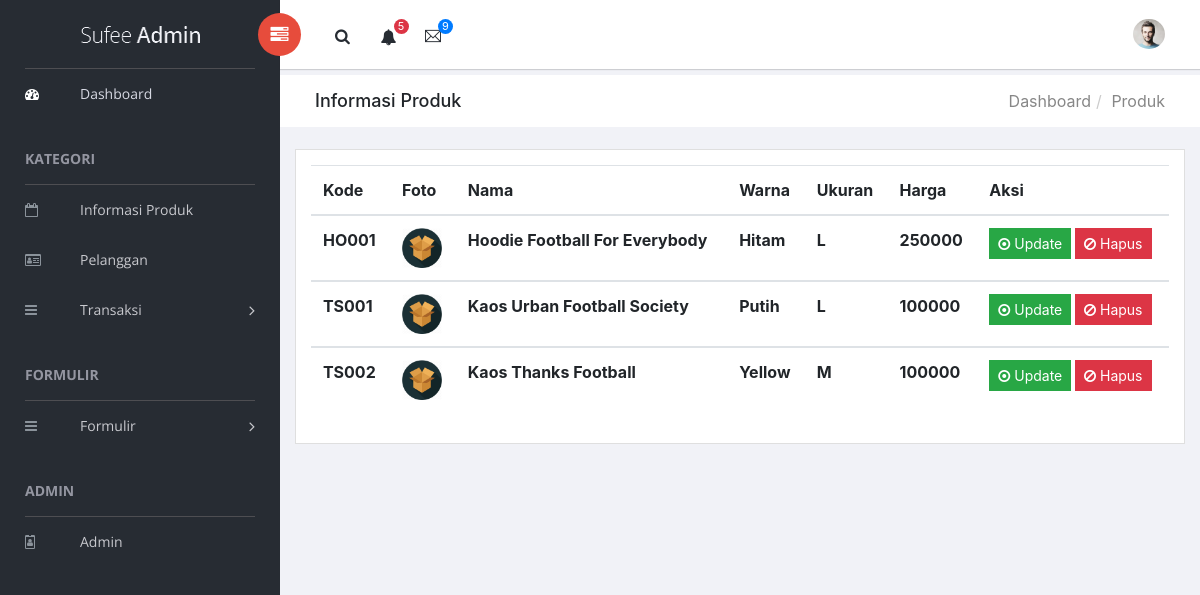
Screenshot of /barang.php with the database file from the repository.
### tables this page shows
CREATE TABLE `barang` (
  `id_barang` char(5) NOT NULL,
  `nama_barang` varchar(30) NOT NULL,
  `warna` varchar(15) NOT NULL,
  `ukuran` varchar(5) NOT NULL,
  `harga_barang` int(11) NOT NULL,
  `foto` varchar(100) NOT NULL DEFAULT 'default.png'
);

### barang.php (the view, shortened to what this page needs)
<?php
    include 'db.php';
?>
<!doctype html>
<html class="no-js" lang="en">
<head>
    <link rel="stylesheet" href="vendors/bootstrap/dist/css/bootstrap.min.css">
    <link rel="stylesheet" href="vendors/font-awesome/css/font-awesome.min.css">
    <link rel="stylesheet" href="vendors/themify-icons/css/themify-icons.css">
    <link rel="stylesheet" href="vendors/flag-icon-css/css/flag-icon.min.css">
    <link rel="stylesheet" href="vendors/selectFX/css/cs-skin-elastic.css">
    <link rel="stylesheet" href="assets/css/style.css">
</head>
<body>
    <aside id="left-panel" class="left-panel">
        <nav class="navbar navbar-expand-sm navbar-default">
            <div class="navbar-header">
                <a class="navbar-brand" href="./"><img src="images/logo.png" alt="Logo"></a>
            </div>
            <div id="main-menu" class="main-menu collapse navbar-collapse">
                <ul class="nav navbar-nav">
                <li class="active">
                        <a href="index.php"> <i class="menu-icon fa fa-dashboard"></i>Dashboard </a>
                    </li>
                    <h3 class="menu-title">Kategori</h3>
                    <li>
                        <a href="barang.php"> <i class="menu-icon fa fa-calendar-o"></i>Informasi Produk</a>
                    </li>
                    <li>
                        <a href="pelanggan.php"> <i class="menu-icon fa fa-id-card-o"></i>Pelanggan</a>
                    </li>
                    <li class="menu-item-has-children dropdown">
                        <a href="#" class="dropdown-toggle" data-toggle="dropdown" aria-haspopup="true" aria-expanded="false"> <i class="menu-icon fa fa-bars"></i>Transaksi</a>
                    </li>
                    <h3 class="menu-title">Formulir</h3>
                    <li class="menu-item-has-children dropdown">
                        <a href="#" class="dropdown-toggle" data-toggle="dropdown" aria-haspopup="true" aria-expanded="false"> <i class="menu-icon fa fa-bars"></i>Formulir</a>
                    </li>
                    <h3 class="menu-title">Admin</h3>
                    <li>
                        <a href="admin.php"><i class="menu-icon fa fa-id-badge"></i>Admin</a>
                    </li>
                </ul>
            </div>
        </nav>
    </aside>
    <div id="right-panel" class="right-panel">
        <header id="header" class="header">
            <div class="header-menu">
                <div class="col-sm-7">
                    <a id="menuToggle" class="menutoggle pull-left"><i class="fa fa fa-tasks"></i></a>
                    <div class="header-left">
                        <button class="search-trigger"><i class="fa fa-search"></i></button>
                        <div class="dropdown for-notification">
                            <button class="btn btn-secondary dropdown-toggle" type="button" id="notification" data-toggle="dropdown" aria-haspopup="true" aria-expanded="false">
                                <i class="fa fa-bell"></i>
                                <span class="count bg-danger">5</span>
                            </button>
                        </div>
                        <div class="dropdown for-message">
                            <button class="btn btn-secondary dropdown-toggle" type="button"
                                id="message"
                                data-toggle="dropdown" aria-haspopup="true" aria-expanded="false">
                                <i class="ti-email"></i>
                                <span class="count bg-primary">9</span>
                            </button>
                        </div>
                    </div>
                </div>
                <div class="col-sm-5">
                    <div class="user-area dropdown float-right">
                        <a href="#" class="dropdown-toggle" data-toggle="dropdown" aria-haspopup="true" aria-expanded="false">
                            <img class="user-avatar rounded-circle" src="images/admin.jpg" alt="User Avatar">
                        </a>
                    </div>
                    <div class="language-select dropdown" id="language-select">
                        <a class="dropdown-toggle" href="#" data-toggle="dropdown"  id="language" aria-haspopup="true" aria-expanded="true">
                            <i class="flag-icon flag-icon-us"></i>
                        </a>
                    </div>
                </div>
            </div>
        </header>
        <div class="breadcrumbs">
            <div class="col-sm-4">
                <div class="page-header float-left">
                    <div class="page-title">
                        <h1>Informasi Produk</h1>
                    </div>
                </div>
            </div>
            <div class="col-sm-8">
                <div class="page-header float-right">
                    <div class="page-title">
                        <ol class="breadcrumb text-right">
                            <li><a href="index.php">Dashboard</a></li>
                            <li><a href="#">Produk</a></li>
                        </ol>
                    </div>
                </div>
            </div>
        </div>
        <div class="content mt-3">
            <div class="animated fadeIn">
                <div class="row">
                    <div class="col-lg-12">
                        <div class="card">
                            <div class="card-body">
                                <table class="table">
                                    <thead>
                                        <tr>
                                            <th scope="col">Kode</th>
                                            <th scope="col">Foto</th>
                                            <th scope="col">Nama</th>
                                            <th scope="col">Warna</th>
                                            <th scope="col">Ukuran</th>
                                            <th scope="col">Harga</th>
                                            <th scope="col">Aksi</th>
                                        </tr>
                                    </thead>
                                    <?php
                                        $query = mysqli_query ($koneksi, "select * from barang order by id_barang asc");
                                        while ($data = mysqli_fetch_array($query)){
                                    ?>
                                    <tbody>
                                        <tr>
                                            <th><?php echo $data ['id_barang']; ?></th>
                                            <th><img src="upload/<?php echo $data ['foto']; ?>" height="40"></th>
                                            <th><?php echo $data ['nama_barang']; ?></th>
                                            <th><?php echo $data ['warna']; ?></th>
                                            <th><?php echo $data ['ukuran']; ?></th>
                                            <th><?php echo $data ['harga_barang']; ?></th>
                                            <th>
                                                <button type="submit" class="btn btn-success btn-sm">
                                                    <a href="form-edit-barang.php?id=<?php echo $data['id_barang']; ?>" class="text-white">
                                                    <i class="fa fa-dot-circle-o"></i> Update
                                                </button>
                                                <button class="btn btn-danger btn-sm">
                                                    <a href="hapus-barang.php?id=<?php echo $data['id_barang']; ?>" class="text-white">
                                                    <i class="fa fa-ban"></i> Hapus
                                                </button>
                                            </th>
                                        </tr>
                                    </tbody>
                                    <?php
                                        }
                                    ?>
                                </table>
                            </div>
                        </div>
                    </div>
                </div>
            </div>
        </div>
    </div>
</body>
</html>

### rows the page displays
barang: id_barang "HO001", foto (placeholder picture), nama_barang "Hoodie Football For Everybody", warna "Hitam", ukuran "L", harga_barang "250000"
barang: id_barang "TS001", foto (placeholder picture), nama_barang "Kaos Urban Football Society", warna "Putih", ukuran "L", harga_barang "100000"
barang: id_barang "TS002", foto (placeholder picture), nama_barang "Kaos Thanks Football", warna "Yellow", ukuran "M", harga_barang "100000"
